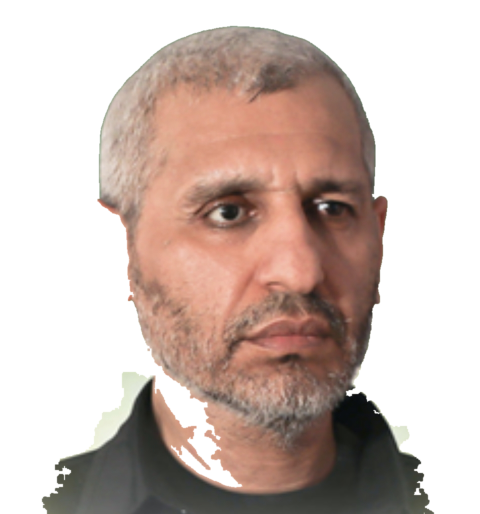
#> input picture deif-motion/assets/portrait_main_rgba.png, 959 x 1028 px, found by its file name (shown at 1/2 size); its folder holds 3 pictures in this run; the run also reads 1 picture not shown here
$ python make_textures.py ../assets
#> lines starting #> are read from the running program, lines starting #| are printed output that depends on the picture; after the words box and inside, x2 and y2 are one past the last pixel; in counts of white or black regions, pixels touching at a corner belong together
"""Generates paper textures, film grain frames and halftone/sticker versions of the portraits."""
import sys, numpy as np, cv2
from PIL import Image, ImageOps, ImageFilter, ImageEnhance
root=sys.argv[1]; A=root+'/assets/'; SRC=root+'/sources/'
rng=np.random.default_rng(7)

def noise(h,w,scale):
    n=rng.random((max(2,h//scale),max(2,w//scale)))
    return cv2.resize(n,(w,h),interpolation=cv2.INTER_CUBIC)

def paper(w,h,base,dark=False):
#> called with w = 1080, h = 1920, base = (232, 226, 213), dark = False
    n=0.5*noise(h,w,240)+0.3*noise(h,w,60)+0.2*noise(h,w,8)
    fib=np.zeros((h,w),np.float32)
    for _ in range(1400):
        x,y=rng.integers(0,w),rng.integers(0,h); a=rng.random()*np.pi; L=rng.integers(8,40)
        cv2.line(fib,(x,y),(int(x+L*np.cos(a)),int(y+L*np.sin(a))),float(rng.random()),1)
    fib=cv2.GaussianBlur(fib,(3,3),0)
    img=np.zeros((h,w,3),np.float32)+np.array(base,np.float32)
    amp=18 if not dark else 10
    img+=((n-0.5)*amp*2)[...,None]
    img+=(fib*(-10 if not dark else 8))[...,None]
    # stains / vignette
    yy,xx=np.mgrid[0:h,0:w]; d=np.sqrt(((xx-w/2)/(w/2))**2+((yy-h/2)/(h/2))**2)
    img*= (1-0.18*np.clip(d-0.6,0,1))[...,None]
    for _ in range(5 if not dark else 0):
        cx,cy,r=rng.integers(0,w),rng.integers(0,h),rng.integers(80,260)
        m=np.clip(1-np.sqrt((xx-cx)**2+(yy-cy)**2)/r,0,1)**2
        img-= (m*np.array([10,16,26]))[...,None].transpose(0,1,2)[:,:,0,:] if False else (m[...,None]*np.array([8,14,24]))
    return Image.fromarray(np.clip(img,0,255).astype(np.uint8))

paper(1080,1920,(232,226,213)).save(A+'paper.jpg',quality=90)
paper(1080,1920,(22,21,20),dark=True).save(A+'paper_dark.jpg',quality=90)
paper(900,1200,(240,236,226)).save(A+'paper_card.jpg',quality=88)
paper(900,1200,(214,204,184)).save(A+'paper_old.jpg',quality=88)
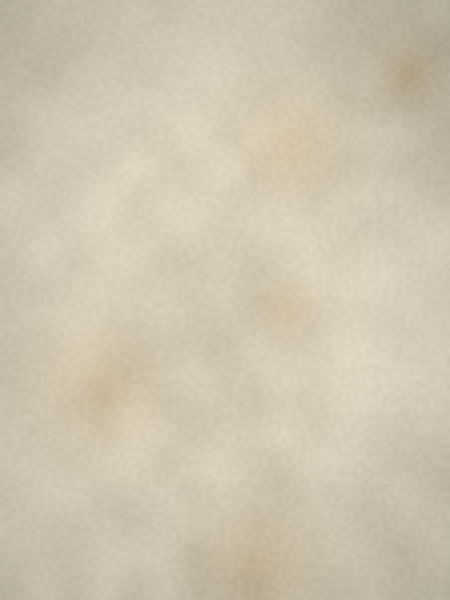
#> saved as paper_old.jpg: PIL image 900x1200 RGB (shown at 1/2 size); mean R, G, B 206.4, 196.3, 176.2

# grain frames (transparent PNG, used with mix-blend overlay)
for i in range(6):
    g=rng.normal(128,40,(960,540)).clip(0,255).astype(np.uint8)
    g=cv2.resize(g,(1080,1920),interpolation=cv2.INTER_NEAREST)
    a=np.full_like(g,46)
    # occasional scratches
    for _ in range(rng.integers(1,4)):
        x=rng.integers(0,1080); cv2.line(g,(x,0),(x+rng.integers(-30,30),1920),255 if rng.random()<.5 else 0,1);
    for _ in range(30):
        x,y=rng.integers(0,1080),rng.integers(0,1920); cv2.circle(g,(x,y),int(rng.integers(1,3)),0,-1)
    Image.fromarray(np.dstack([g,g,g,a])).save(A+f'grain_{i}.png')
#> this loop made 6 passes
#> pass 1, `Image.fromarray(np.dstack([g,g,g,a])).save(A+f'grain_{i}.png')`:
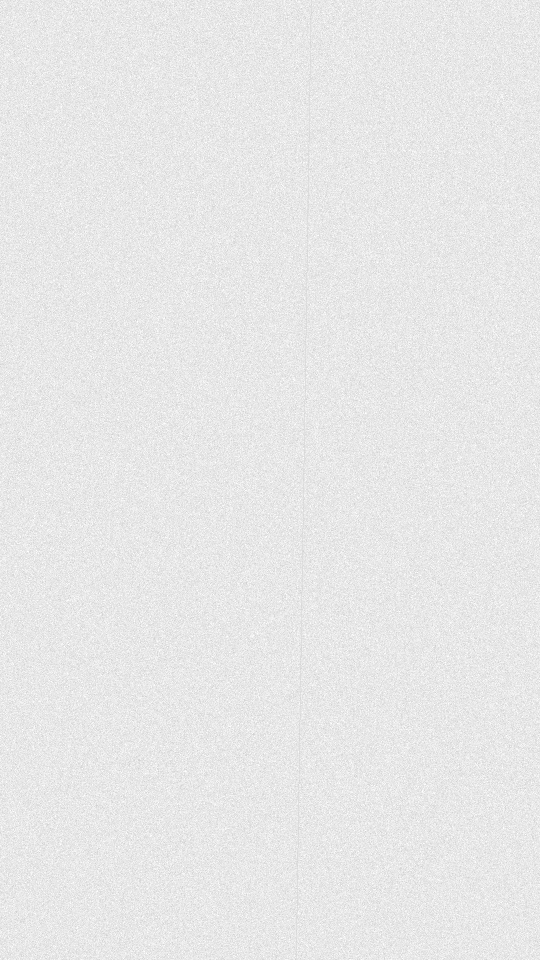
#> saved as grain_0.png: PIL image 1080x1920 RGBA (shown at 1/2 size); mean R, G, B, A 127.4, 127.4, 127.4, 46; transparent parts drawn white

def halftone_sticker(name, border=14, contrast=1.5, dot=5):
#> called with name = 'portrait_main', border = 14, contrast = 1.5, dot = 5
    im=Image.open(A+f'{name}_rgba.png').convert('RGBA')
#> im is the input picture: PIL image 959x1028 RGBA; mean R, G, B, A 136.4, 131, 100.6, 127.9
    alpha=np.array(im.split()[3])
    g=ImageOps.grayscale(im.convert('RGB'))
    g=ImageOps.autocontrast(g,cutoff=1); g=ImageEnhance.Contrast(g).enhance(contrast)
    ga=np.array(g,np.float32)/255
    h,w=ga.shape
#> h = 1028; w = 959
    # rotated dot screen, blended softly with the photo (newspaper print look)
    yy,xx=np.mgrid[0:h,0:w].astype(np.float32); c,s=np.cos(np.pi/4),np.sin(np.pi/4)
    u=(xx*c-yy*s)/dot; v=(xx*s+yy*c)/dot
    dist=np.sqrt((u-np.round(u))**2+(v-np.round(v))**2)
    r=np.sqrt(np.clip(1-ga,0,1))*0.62
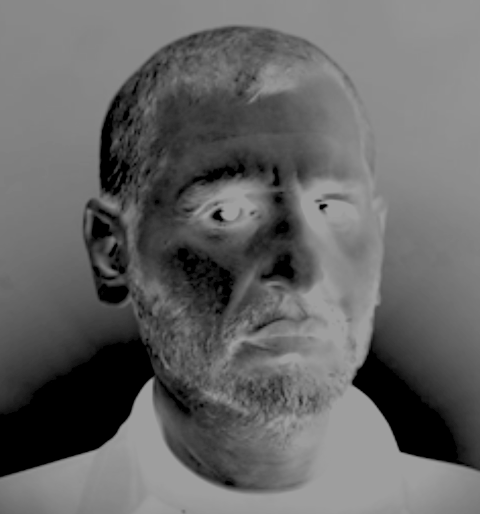
#> r: shape (1028, 959) float32 (shown at 1/2 size); min 0, max 0.62, mean 0.398
    dots=np.where(dist<r,0.0,1.0)
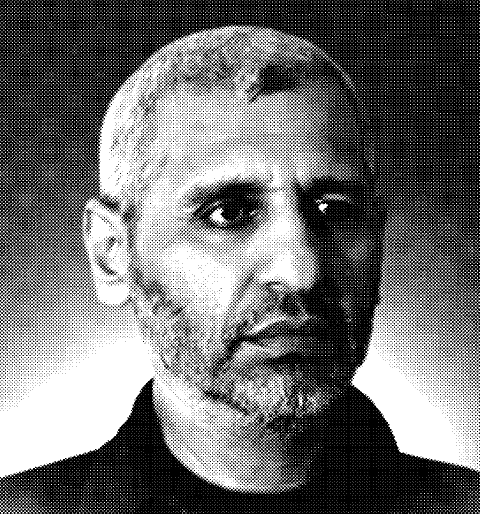
#> dots: shape (1028, 959) float64 (shown at 1/2 size); values 0 (black) and 1 (white), 43.6% white; 16928 white regions (16885 under 20 px), largest, box (x1, y1, x2, y2) and area: (0, 49, 709, 988) 312647, (699, 420, 959, 946) 62925, (0, 982, 91, 1028) 985
    out=0.55*ga+0.45*dots*np.clip(ga*1.3,0,1)
    out=(np.clip(out,0,1)*255).astype(np.uint8)
    # white sticker border
    pad=border+6
    A2=np.pad(alpha,pad); O2=np.pad(out,pad,constant_values=255)
    k=cv2.getStructuringElement(cv2.MORPH_ELLIPSE,(border*2+1,border*2+1))
    edge=cv2.dilate((A2>128).astype(np.uint8)*255,k)
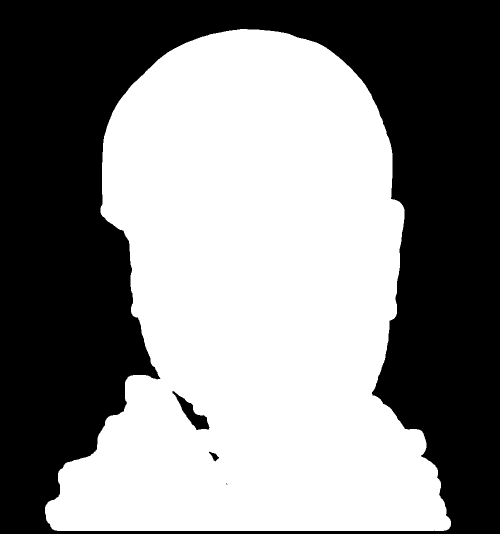
#> edge: shape (1068, 999) (shown at 1/2 size); 52% white; 4 black regions (1 under 20 px), largest, box (x1, y1, x2, y2) and area: (0, 0, 999, 1068) 509763, (345, 782, 419, 860) 1753, (418, 903, 438, 923) 170
    edge=cv2.GaussianBlur(edge,(3,3),0)
    m=(A2.astype(np.float32)/255)
    rgb=O2.astype(np.float32)*m+250*(1-m)
    res=np.dstack([rgb,rgb,rgb*0.97,edge]).clip(0,255).astype(np.uint8)
    # drop shadow baked in
    sh=cv2.GaussianBlur(edge,(31,31),0)//3
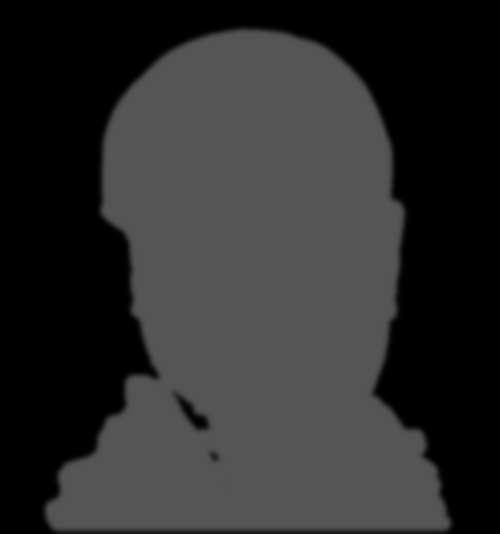
#> sh: shape (1068, 999) (shown at 1/2 size); min 0, max 85, mean 44.2
    H2,W2=edge.shape; canvas=np.zeros((H2+24,W2+24,4),np.uint8)
#> after `H2, W2 = edge.shape`: H2 = 1068; W2 = 999
    canvas[18:18+H2,12:12+W2,3]=sh
    base=Image.fromarray(canvas); base.alpha_composite(Image.fromarray(res),(6,6))
    base.save(A+f'{name}_ht.png')
    # plain grayscale cutout (no sticker) for crossfades
    Image.fromarray(np.dstack([out,out,out,alpha])).save(A+f'{name}_bw.png')
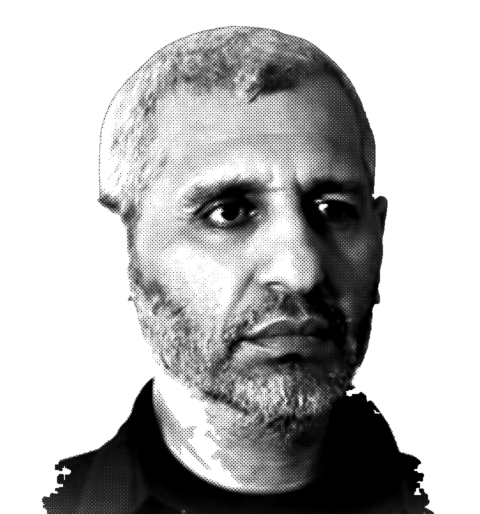
#> saved as portrait_main_bw.png: PIL image 959x1028 RGBA (shown at 1/2 size); mean R, G, B, A 112.7, 112.7, 112.7, 127.9; transparent parts drawn white

for n in ['portrait_main','portrait_tree','portrait_interview']: halftone_sticker(n)
#> pass 2 of the loop `for n in ['portrait_main','portrait_tree','portrait_interview']: halft..`:
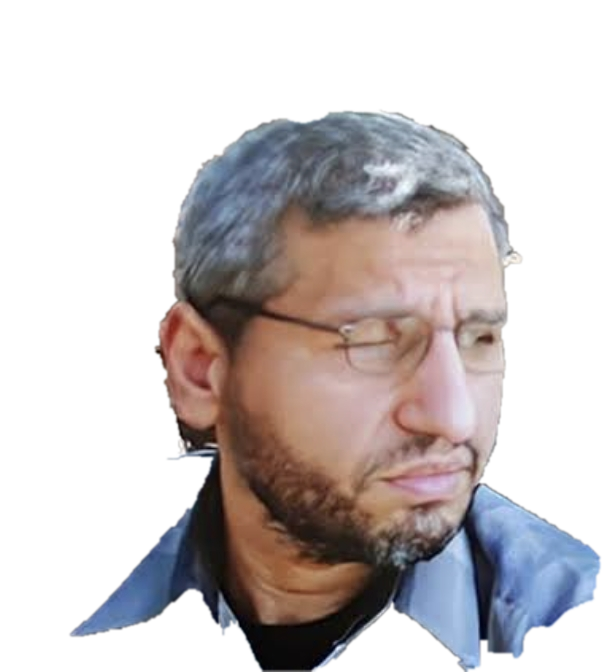
#> input picture deif-motion/assets/portrait_tree_rgba.png, 611 x 672 px, found by its file name
#> in halftone_sticker, im is the input picture: PIL image 611x672 RGBA; mean R, G, B, A 113.5, 104.8, 101.9, 110.6
#> alpha: shape (672, 611)
#> ga: shape (672, 611) float32
#> r: shape (672, 611) float32
#> in halftone_sticker (call 2), `dots=np.where(dist<r,0.0,1.0)`:
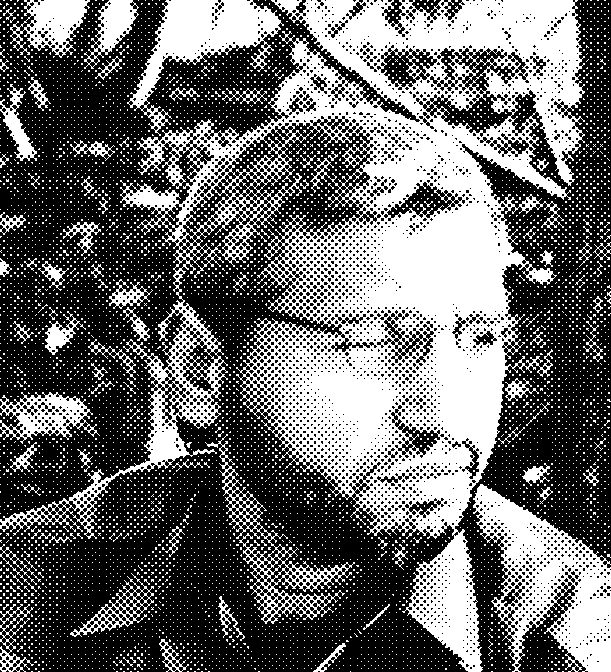
#> dots: shape (672, 611) float64; values 0 (black) and 1 (white), 41.2% white; 6414 white regions (6334 under 20 px), largest, box (x1, y1, x2, y2) and area: (0, 0, 585, 672) 115080, (473, 484, 611, 672) 12021, (127, 0, 284, 136) 6908
#> A2: shape (712, 651)
#> O2: shape (712, 651)
#> m: shape (712, 651) float32
#> rgb: shape (712, 651) float32
#> res: shape (712, 651, 4)
#> sh: shape (712, 651)
#> canvas: shape (736, 675, 4)
#> base: PIL image 675x736 RGBA
#> in halftone_sticker (call 2), `Image.fromarray(np.dstack([out,out,out,alpha])).save(A+f'{name}_bw.png')`:
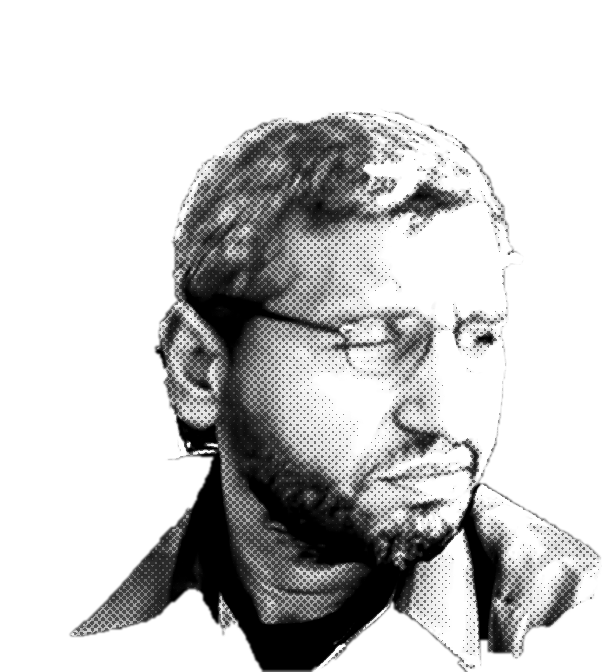
#> saved as portrait_tree_bw.png: PIL image 611x672 RGBA; mean R, G, B, A 105.2, 105.2, 105.2, 110.6; transparent parts drawn white

sil=ImageOps.grayscale(Image.open(SRC+'silhouette.jpg').crop((30,40,880,860)))  # drop the search-icon corner
sil=ImageEnhance.Contrast(sil).enhance(1.4); sil.save(A+'silhouette_bw.jpg',quality=90)
print('textures ok')

# puffy cloud cutouts used around portraits and objects (like the reference collage)
for k in range(3):
    w,h=900,420; R=np.random.default_rng(100+k); m=np.zeros((h,w),np.float32)
    for _ in range(26):
        cx=R.uniform(.12,.88)*w; mid=1-abs(cx/w-.5)*2
        r=R.uniform(.35,.6)*(60+120*mid); cy=h*.78-R.uniform(0,1)*mid*150
        cv2.circle(m,(int(cx),int(cy)),int(r),1.0,-1,cv2.LINE_AA)
    m[int(h*.82):]=0
    m=cv2.GaussianBlur(m,(0,0),5)
    occl=cv2.GaussianBlur(m,(0,0),28)
    yy=np.mgrid[0:h,0:w][0]/h
    dist=cv2.distanceTransform((m>.5).astype(np.uint8),cv2.DIST_L2,5)
    rim=np.exp(-dist/14)  # darker towards the lower edges of each puff
    shade=262-40*yy-28*(1-np.clip(occl*1.4,0,1))-30*rim*yy*2+(noise(h,w,6)-.5)*8
    a=np.clip(m*1.6-.2,0,1)*np.clip((h*.86-np.mgrid[0:h,0:w][0])/40,0,1)
    Image.fromarray(np.dstack([shade,shade,shade+2,a*255]).clip(0,255).astype(np.uint8)).save(A+f'cloud_{k}.png')
print('clouds ok')

# torn newspaper scraps (replace the clouds under portraits / frames)
def torn_mask(w,h,R,jag=10):
    m=np.zeros((h,w),np.uint8)
    pts=[]
    for x in np.linspace(0,w,24): pts.append((x,R.uniform(0,jag)))
    for y in np.linspace(0,h,12): pts.append((w-R.uniform(0,jag),y))
    for x in np.linspace(w,0,24): pts.append((x,h-R.uniform(0,jag)))
    for y in np.linspace(h,0,12): pts.append((R.uniform(0,jag),y))
    cv2.fillPoly(m,[np.array(pts,np.int32)],255); return m
oldp=np.array(Image.open(A+'paper_old.jpg').convert('RGB'))
cardp=np.array(Image.open(A+'paper_card.jpg').convert('RGB'))
for k in range(3):
    R=np.random.default_rng(300+k); W2,H2=900,420
    canvas=Image.new('RGBA',(W2,H2),(0,0,0,0))
    for j in range(4):
        w=int(R.uniform(260,460)); h=int(R.uniform(110,190))
        src=(oldp if j%2 else cardp)[:h,:w].copy()
        # printed lines on some pieces
        if j!=2:
            for yy in range(18,h-10,16):
                e=w-14-int(R.uniform(0,80)); src[yy:yy+6,14:e]=(src[yy:yy+6,14:e]*0.5).astype(np.uint8)
        if j==2: src[:]=(src*np.array([0.62,0.16,0.16])).astype(np.uint8)  # red piece
        m=torn_mask(w,h,R)
        piece=Image.fromarray(np.dstack([src,m]).astype(np.uint8)).rotate(R.uniform(-18,18),expand=True,resample=Image.BICUBIC)
        sh=Image.new('RGBA',piece.size,(0,0,0,0)); sa=np.array(piece.split()[3]); sh.putalpha(Image.fromarray((cv2.GaussianBlur(sa,(0,0),8)*0.45).astype(np.uint8)))
        x=int(80+j*170+R.uniform(-40,40)); y=int(H2-piece.size[1]-R.uniform(0,90))
        canvas.alpha_composite(sh,(min(max(x+6,0),W2-piece.size[0]),min(max(y+12,0),H2-piece.size[1])))
        canvas.alpha_composite(piece,(min(max(x,0),W2-piece.size[0]),min(max(y,0),H2-piece.size[1])))
    canvas.save(A+f'scraps_{k}.png')

# smoke plumes (airstrike / war shots)
for k in range(2):
    R=np.random.default_rng(400+k); w,h=900,1100
    n=0.45*noise(h,w,160)+0.3*noise(h,w,60)+0.25*noise(h,w,20)
    yy,xx=np.mgrid[0:h,0:w]/np.array([h,w])[:,None,None]
    cx=0.5+0.12*np.sin(yy*5+k*2)
    width=0.12+0.3*(1-yy)
    cone=np.exp(-((xx-cx)/width)**2)*np.clip(yy*1.4,0,1)*np.clip((1-yy)*6,0,1)
    a=np.clip((n*cone-0.12)*2.4,0,1)
    a=cv2.GaussianBlur(a.astype(np.float32),(0,0),4)
    g=(70+90*n).clip(0,255)
    Image.fromarray(np.dstack([g,g,g*0.97,a*230]).astype(np.uint8)).save(A+f'smoke_{k}.png')

# red dry-brush stroke
R=np.random.default_rng(500); w,h=1000,260; m=np.zeros((h,w),np.float32)
for i in range(70):
    y0=R.uniform(60,200); th=R.uniform(3,14)
    xs=np.linspace(R.uniform(0,60),R.uniform(880,1000),200)
    ys=y0+np.sin(xs/180+R.uniform(0,6))*8
    for x,y in zip(xs,ys):
        if R.random()<0.93: cv2.circle(m,(int(x),int(y)),int(th),1.0,-1)
#> this loop made 70 passes
#> (y0, th) on passes 1 to 12: (139.3, 12.39), (131.6, 12.97), (193.3, 8.7), (124.3, 11.09), (145.9, 4.4), (149, 6.94), (150.5, 3.38), (117.3, 4.35), (172.6, 4.65), (120.3, 10.1), (72.95, 10.59), (80.67, 12.83)
m=cv2.GaussianBlur(m,(0,0),1.2)*(0.75+0.25*noise(h,w,4))
Image.fromarray(np.dstack([np.full((h,w),142),np.full((h,w),27),np.full((h,w),27),np.clip(m,0,1)*235]).astype(np.uint8)).save(A+'brush.png')
print('scraps/smoke/brush ok')
